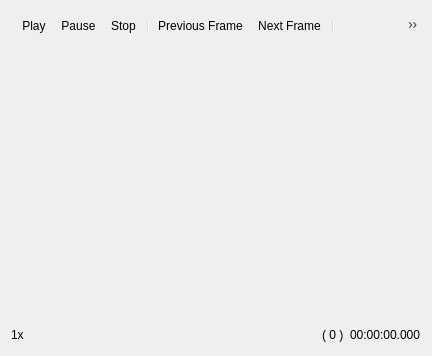
<?xml version="1.0" encoding="UTF-8"?>
<ui version="4.0">
 <class>videoView</class>
 <widget class="QWidget" name="videoView">
  <property name="geometry">
   <rect>
    <x>0</x>
    <y>0</y>
    <width>432</width>
    <height>356</height>
   </rect>
  </property>
  <layout class="QVBoxLayout" name="verticalLayout">
   <item>
    <widget class="QToolBar" name="toolBar">
     <addaction name="actionPlay"/>
     <addaction name="actionPause"/>
     <addaction name="actionStop"/>
     <addaction name="separator"/>
     <addaction name="actionFramePrevious"/>
     <addaction name="actionFrameNext"/>
     <addaction name="separator"/>
     <addaction name="actionDecreaseSpeed"/>
     <addaction name="actionIncreaseSpeed"/>
     <addaction name="separator"/>
     <addaction name="actionResetView"/>
     <addaction name="actionFollowEvent"/>
     <addaction name="separator"/>
     <addaction name="actionShowRegion"/>
    </widget>
   </item>
   <item>
    <widget class="QVTKWidget" name="renderWidget" native="true">
     <property name="sizePolicy">
      <sizepolicy hsizetype="Expanding" vsizetype="Expanding">
       <horstretch>0</horstretch>
       <verstretch>0</verstretch>
      </sizepolicy>
     </property>
     <property name="minimumSize">
      <size>
       <width>100</width>
       <height>60</height>
      </size>
     </property>
    </widget>
   </item>
   <item>
    <layout class="QHBoxLayout" name="horizontalLayout_2">
     <item>
      <widget class="vgFrameScrubber" name="frameScrubber" native="true">
       <property name="sizePolicy">
        <sizepolicy hsizetype="Expanding" vsizetype="Preferred">
         <horstretch>0</horstretch>
         <verstretch>0</verstretch>
        </sizepolicy>
       </property>
      </widget>
     </item>
    </layout>
   </item>
   <item>
    <layout class="QHBoxLayout" name="horizontalLayout">
     <item>
      <widget class="QLabel" name="playbackSpeedLabel">
       <property name="sizePolicy">
        <sizepolicy hsizetype="Preferred" vsizetype="Preferred">
         <horstretch>0</horstretch>
         <verstretch>0</verstretch>
        </sizepolicy>
       </property>
       <property name="toolTip">
        <string>Playback speed of the current video clip</string>
       </property>
       <property name="text">
        <string>1x</string>
       </property>
      </widget>
     </item>
     <item>
      <spacer name="horizontalSpacer">
       <property name="orientation">
        <enum>Qt::Horizontal</enum>
       </property>
       <property name="sizeHint" stdset="0">
        <size>
         <width>40</width>
         <height>20</height>
        </size>
       </property>
      </spacer>
     </item>
     <item>
      <widget class="QLabel" name="frameNumber">
       <property name="toolTip">
        <string>Frame number of the currently displayed frame</string>
       </property>
       <property name="text">
        <string>( 0 )</string>
       </property>
      </widget>
     </item>
     <item>
      <widget class="QLabel" name="elapsedTime">
       <property name="text">
        <string>00:00:00.000</string>
       </property>
      </widget>
     </item>
    </layout>
   </item>
  </layout>
  <action name="actionPlay">
   <property name="checkable">
    <bool>true</bool>
   </property>
   <property name="icon">
    <iconset resource="../../Icons/vgvideo.qrc">
     <normaloff>:/icons/22x22/playback-play</normaloff>:/icons/22x22/playback-play</iconset>
   </property>
   <property name="text">
    <string>Play</string>
   </property>
   <property name="toolTip">
    <string>Play video</string>
   </property>
  </action>
  <action name="actionPause">
   <property name="checkable">
    <bool>true</bool>
   </property>
   <property name="icon">
    <iconset resource="../../Icons/vgvideo.qrc">
     <normaloff>:/icons/22x22/playback-pause</normaloff>:/icons/22x22/playback-pause</iconset>
   </property>
   <property name="text">
    <string>Pause</string>
   </property>
   <property name="toolTip">
    <string>Pause video playback</string>
   </property>
  </action>
  <action name="actionStop">
   <property name="checkable">
    <bool>true</bool>
   </property>
   <property name="icon">
    <iconset resource="../../Icons/vgvideo.qrc">
     <normaloff>:/icons/22x22/playback-stop</normaloff>:/icons/22x22/playback-stop</iconset>
   </property>
   <property name="text">
    <string>Stop</string>
   </property>
   <property name="toolTip">
    <string>Stop (and rewind) video</string>
   </property>
  </action>
  <action name="actionFramePrevious">
   <property name="icon">
    <iconset resource="../../Icons/vgvideo.qrc">
     <normaloff>:/icons/22x22/playback-frame-backward</normaloff>:/icons/22x22/playback-frame-backward</iconset>
   </property>
   <property name="text">
    <string>Previous Frame</string>
   </property>
   <property name="toolTip">
    <string>Step video one frame backward</string>
   </property>
  </action>
  <action name="actionFrameNext">
   <property name="icon">
    <iconset resource="../../Icons/vgvideo.qrc">
     <normaloff>:/icons/22x22/playback-frame-forward</normaloff>:/icons/22x22/playback-frame-forward</iconset>
   </property>
   <property name="text">
    <string>Next Frame</string>
   </property>
   <property name="toolTip">
    <string>Step video one frame forward</string>
   </property>
  </action>
  <action name="actionFollowEvent">
   <property name="checkable">
    <bool>true</bool>
   </property>
   <property name="checked">
    <bool>true</bool>
   </property>
   <property name="icon">
    <iconset resource="../../Icons/vgvideo.qrc">
     <normaloff>:/icons/22x22/view-zoom-target</normaloff>:/icons/22x22/view-zoom-target</iconset>
   </property>
   <property name="text">
    <string>Follow Event</string>
   </property>
   <property name="toolTip">
    <string>Toggle automatic tracking (zoom and pan) of the event</string>
   </property>
  </action>
  <action name="actionShowRegion">
   <property name="checkable">
    <bool>true</bool>
   </property>
   <property name="checked">
    <bool>true</bool>
   </property>
   <property name="icon">
    <iconset resource="../../Icons/vgvideo.qrc">
     <normaloff>:/icons/22x22/show-boxes</normaloff>:/icons/22x22/show-boxes</iconset>
   </property>
   <property name="text">
    <string>Show Region</string>
   </property>
   <property name="toolTip">
    <string>Toggle visibility of the event region outline</string>
   </property>
  </action>
  <action name="actionResetView">
   <property name="enabled">
    <bool>false</bool>
   </property>
   <property name="icon">
    <iconset resource="../../Icons/vgvideo.qrc">
     <normaloff>:/icons/22x22/view-reset</normaloff>:/icons/22x22/view-reset</iconset>
   </property>
   <property name="text">
    <string>Reset View</string>
   </property>
   <property name="toolTip">
    <string>Reset view to show the entire frame</string>
   </property>
  </action>
  <action name="actionIncreaseSpeed">
   <property name="icon">
    <iconset resource="../../Icons/vgvideo.qrc">
     <normaloff>:/icons/22x22/playback-speed-increase</normaloff>:/icons/22x22/playback-speed-increase</iconset>
   </property>
   <property name="text">
    <string>Increase Speed</string>
   </property>
   <property name="toolTip">
    <string>Increase playback speed</string>
   </property>
  </action>
  <action name="actionDecreaseSpeed">
   <property name="icon">
    <iconset resource="../../Icons/vgvideo.qrc">
     <normaloff>:/icons/22x22/playback-speed-decrease</normaloff>:/icons/22x22/playback-speed-decrease</iconset>
   </property>
   <property name="text">
    <string>Decrease Speed</string>
   </property>
   <property name="toolTip">
    <string>Decrease playback speed</string>
   </property>
  </action>
 </widget>
 <customwidgets>
  <customwidget>
   <class>QVTKWidget</class>
   <extends>QWidget</extends>
   <header location="global">QVTKWidget.h</header>
   <container>1</container>
  </customwidget>
  <customwidget>
   <class>vgFrameScrubber</class>
   <extends>QWidget</extends>
   <header location="global">vgFrameScrubber.h</header>
   <container>1</container>
  </customwidget>
 </customwidgets>
 <resources>
  <include location="../../Icons/vgvideo.qrc"/>
 </resources>
 <connections>
  <connection>
   <sender>actionFollowEvent</sender>
   <signal>toggled(bool)</signal>
   <receiver>actionResetView</receiver>
   <slot>setDisabled(bool)</slot>
   <hints>
    <hint type="sourcelabel">
     <x>-1</x>
     <y>-1</y>
    </hint>
    <hint type="destinationlabel">
     <x>-1</x>
     <y>-1</y>
    </hint>
   </hints>
  </connection>
 </connections>
</ui>
